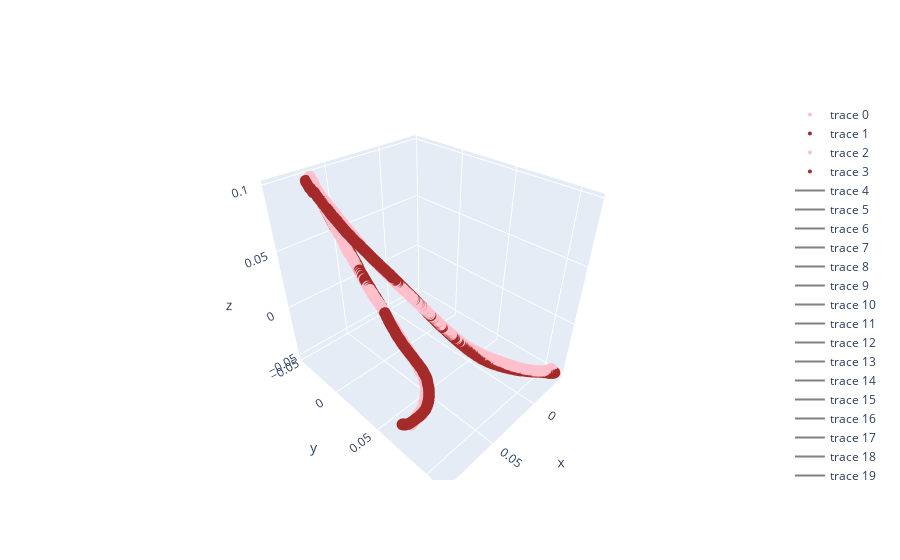

Here is the notebook cell this chart was saved with:
### Code cell
fig = go.Figure()

# plot COM tracks
# fig.add_trace(go.Scatter3d(x = df.loc[:,'chasee_com_x']
#              , y = df.loc[:, 'chasee_com_y']
#              , z = df.loc[:, 'chasee_com_z']
#              , mode = 'lines'
#              , marker = dict(size=4, color="black"), name = 'Chasee'
#             ))

# fig.add_trace(go.Scatter3d(x = df.loc[:,'chaser_com_x']
#              , y = df.loc[:, 'chaser_com_y']
#              , z = df.loc[:, 'chaser_com_z']
#              , mode = 'lines'
#              , marker = dict(size=4, color="red"), name = 'Chaser'
#             ))

# add head and abdomen dots
# chasee
fig.add_trace(go.Scatter3d(x = df.loc[:,'chasee_head_X']
             , y = df.loc[:, 'chasee_head_Y']
             , z = df.loc[:, 'chasee_head_Z']
             , mode = 'markers'
             , marker = dict(size=4, color="pink")
            ))

fig.add_trace(go.Scatter3d(x = df.loc[:,'chasee_abdomen_X']
             , y = df.loc[:, 'chasee_abdomen_Y']
             , z = df.loc[:, 'chasee_abdomen_Z']
             , mode = 'markers'
             , marker = dict(size=4, color="brown")
            ))
# chaser
fig.add_trace(go.Scatter3d(x = df.loc[:,'chaser_head_X']
             , y = df.loc[:, 'chaser_head_Y']
             , z = df.loc[:, 'chaser_head_Z']
             , mode = 'markers'
             , marker = dict(size=4, color="pink")
            ))

fig.add_trace(go.Scatter3d(x = df.loc[:,'chaser_abdomen_X']
             , y = df.loc[:, 'chaser_abdomen_Y']
             , z = df.loc[:, 'chaser_abdomen_Z']
             , mode = 'markers'
             , marker = dict(size=4, color="brown")
            ))

# add lines for body
for frame, data in df.iterrows():
    fig.add_trace(go.Scatter3d(x = [data['chasee_head_X'], data['chasee_abdomen_X']]
#                                df.loc[frame,['chasee_head_X', 'chasee_abdomen_X']].values
             , y = [data['chasee_head_Y'], data['chasee_abdomen_Y']]
#                                df.loc[frame,['chasee_head_X', 'chasee_abdomen_X']].values
             , z = [data['chasee_head_Z'], data['chasee_abdomen_Z']]
#                                df.loc[frame,['chasee_head_X', 'chasee_abdomen_X']].values
             , mode = 'lines'
             , marker = dict(size=4, color="gray")
                          ))
    

fig.show()
